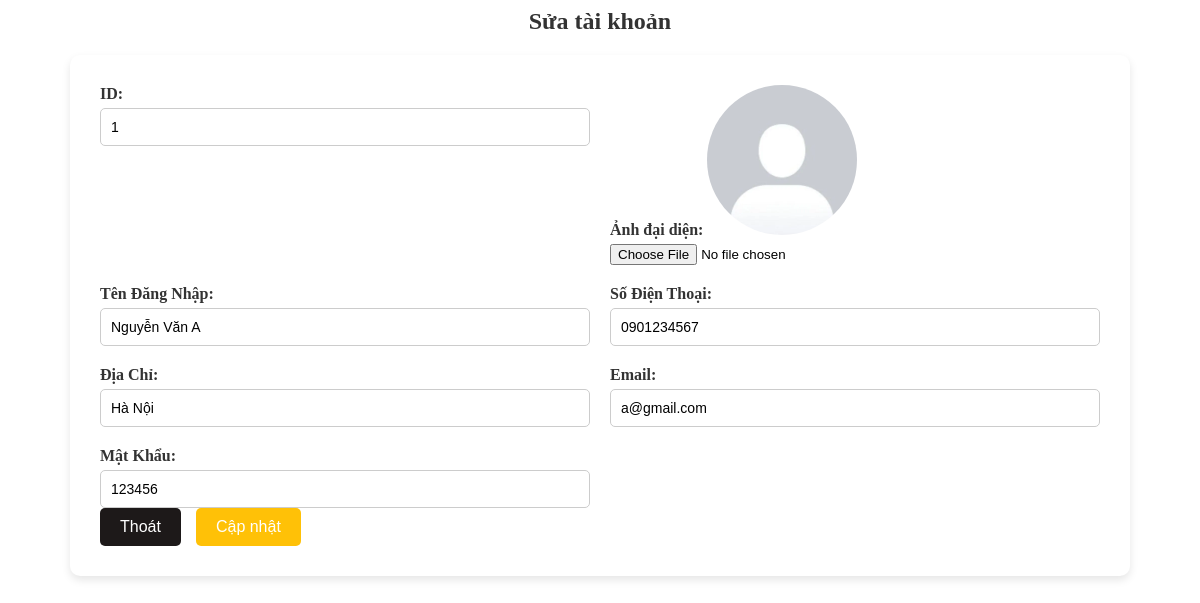
The page /Xmobile-master/admins/admincp/account_customers/edit.php?id=1 on the database its author committed.
### tables this page shows
CREATE TABLE `customers` (
  `Id` int(11) NOT NULL,
  `Name` varchar(255) NOT NULL,
  `Phone` varchar(20) DEFAULT NULL,
  `Address` text DEFAULT NULL,
  `Email` varchar(255) NOT NULL,
  `Password` varchar(255) NOT NULL,
  `Images` varchar(255) DEFAULT NULL
);

### Xmobile-master/admins/admincp/account_customers/edit.php (the view, shortened to what this page needs)
<link rel="stylesheet" href="css/style_create_edit.css">
<?php
    $id = $_GET['id'];
    include_once "../../Connection/open.php";
    $sql = "SELECT * FROM customers WHERE id = '$id'";
    $customers = mysqli_query($connection, $sql);
?>
<h2>Sửa tài khoản</h2>
<form method="post" action="account_customers/update.php" enctype="multipart/form-data">
    <div class="form-grid">
        <?php foreach ($customers as $customer) { ?>
            <div class="form-group">
                <label for="id">ID:</label>
                <input type="text" name="id" id="id" readonly value="<?php echo $customer['Id']; ?>">
            </div>
            <div class="form-group">
                <label for="image">Ảnh đại diện:
                    <?php
                        if($customer["Images"] == NULL){
                    ?>
                        <img src="../../customers/images/header/avatar.webp" style="width: 150px; height: 150px; border-radius: 50%; object-fit: cover;">
                    <?php } else { ?>
                        <img src="images/<?php echo $customer["Images"]?> " style="width: 150px; height: 150px; border-radius: 50%; object-fit: cover;">
                    <?php } ?>
                </label><input type="file" name="image" id="image">
            </div>
            <div class="form-group">
                <label for="Name">Tên Đăng Nhập:</label>
                <input type="text" name="Name" id="Name" value="<?php echo $customer['Name']; ?>">
            </div>
            <div class="form-group">
                <label for="Phone">Số Điện Thoại:</label>
                <input type="text" name="Phone" id="Phone" value="<?php echo $customer['Phone']; ?>">
            </div>
            <div class="form-group">
                <label for="Address">Địa Chỉ:</label>
                <input type="text" name="Address" id="Address" value="<?php echo $customer['Address']; ?>">
            </div>
            <div class="form-group">
                <label for="Email">Email:</label>
                <input type="text" name="Email" id="Email" readonly value="<?php echo $customer['Email']; ?>">
            </div>
            <div class="form-group">
                <label for="Password">Mật Khẩu:</label>
                <input type="text" name="Password" id="Password" value="<?php echo $customer['Password']; ?>">
            </div>
        <?php } ?>
    </div>
    <div class="form-buttons">
        <a href="index.php?action=quanlytaikhoankhachhang"><button type="button">Thoát</button></a>
        <button type="submit">Cập nhật</button>
    </div>
</form>

### Xmobile-master/admins/admincp/css/style_create_edit.css (style rules this page uses)
h2 { text-align: center; color: #333; }
form { max-width: 1000px; margin: auto; background-color: #fff; padding: 30px; border-radius: 10px; box-shadow: 0 4px 8px rgba(0,0,0,0.1); }
.form-grid { display: grid; grid-template-columns: repeat(2, 1fr); gap: 20px 20px; }
.form-group { display: flex; flex-direction: column; }
label { margin-bottom: 5px; font-weight: bold; color: #333; }
input[type="text"], input[type="password"], select, textarea { padding: 10px; font-size: 14px; border: 1px solid #ccc; border-radius: 5px; width: 100%; box-sizing: border-box; }
.form-buttons { display: flex; gap: 15px; }
button { background-color: #ffc107; color: white; padding: 10px 20px; border: none; font-size: 16px; border-radius: 5px; cursor: pointer; }
a button { background-color: #1d1919; }

### rows shown on the page
customers: id "1", Name "Nguyễn Văn A", Phone "0901234567", Address "Hà Nội", Email "a@gmail.com", Password "123456"
